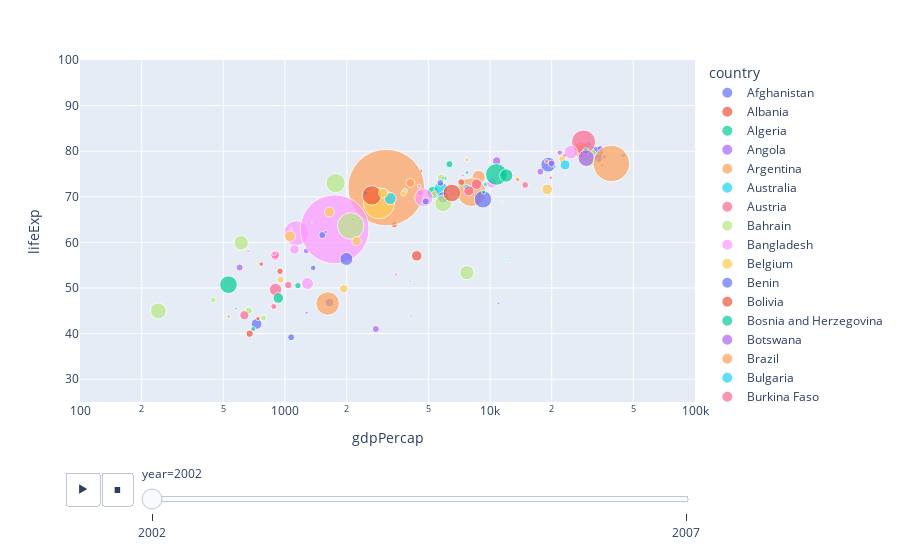

The cell this chart's notebook holds for it:
### Code cell
%matplotlib inline
years = data['year'].unique()
new_data = data[data['year'] >= 2000]
        
px.scatter(new_data, x="gdpPercap", y="lifeExp", animation_frame="year", animation_group="country",
           size="pop", color="country", hover_name="country",
           log_x=True, size_max=55, range_x=[100,100000], range_y=[25,100])
